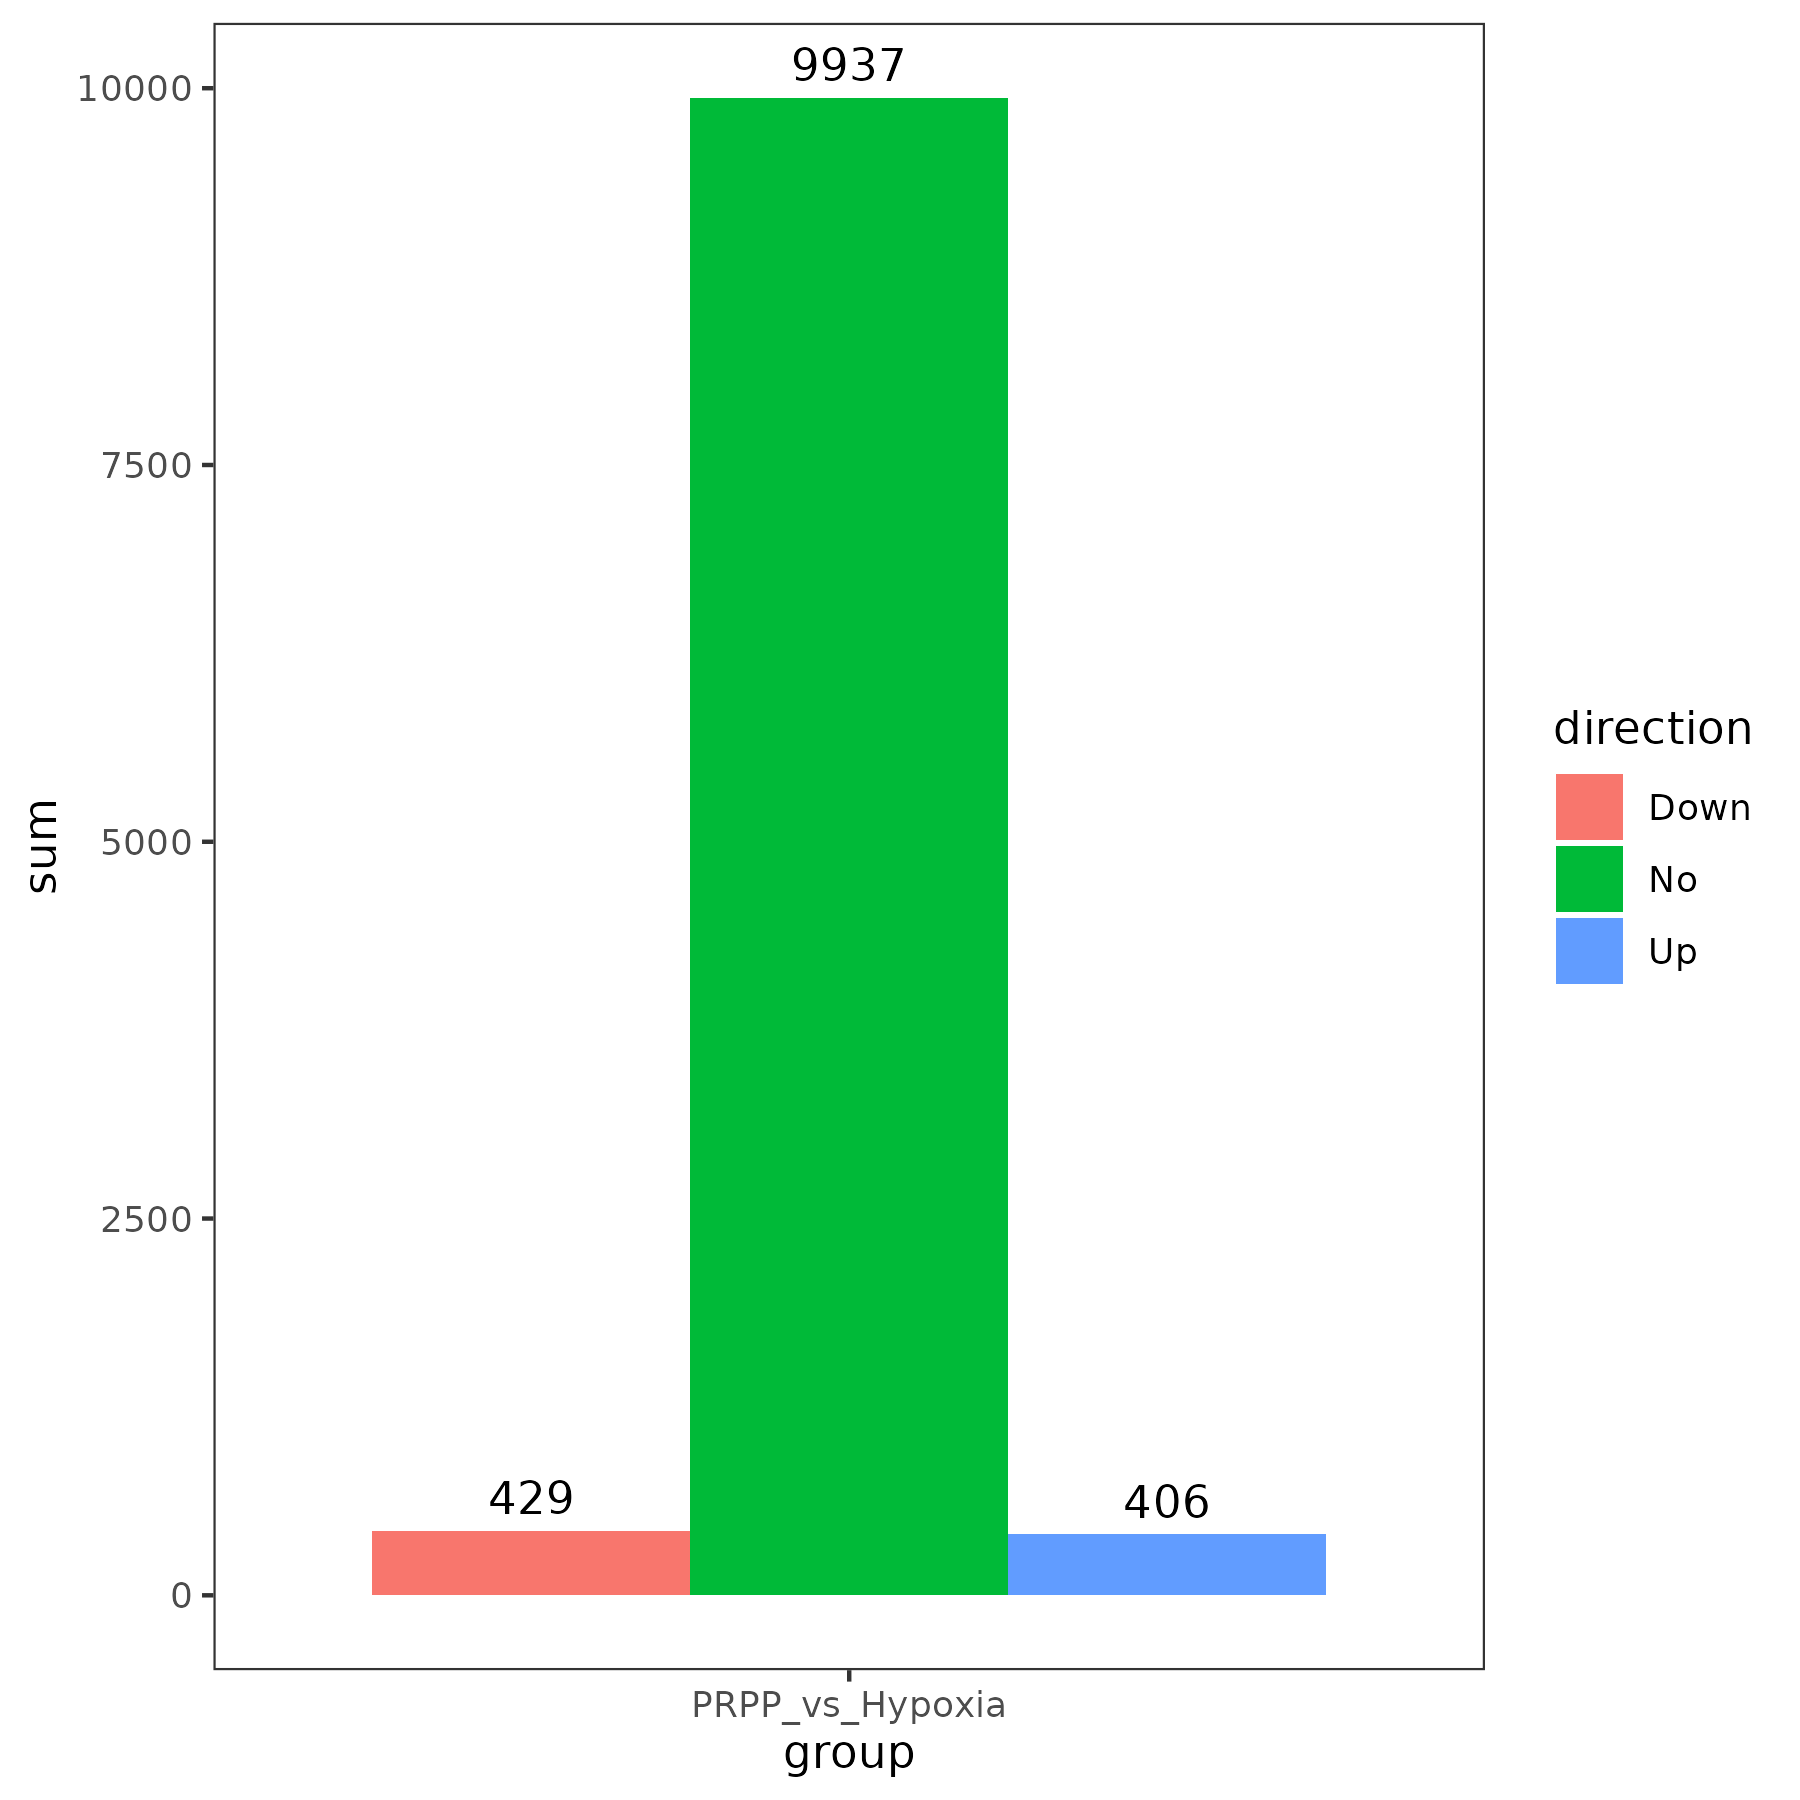

Write R code to recreate this figure.
library(ggplot2)
args<-commandArgs(T)
stats=args[1]
outdir=args[2]

df2 <- read.table(stats,header=T,sep='\t')
p <- ggplot(df2,aes(x=group, y=sum,fill=direction))+
     geom_bar(stat = 'identity',position="dodge")+
     theme_bw()+theme(panel.grid=element_blank())+
     geom_text(aes(label = sum), position = position_dodge(width = 0.9), vjust = -0.5)

png=paste0(outdir,"/diffExprGene_stats.png")
pdf=paste0(outdir,"/diffExprGene_stats.pdf")
ggsave(file=png,p, width=6, height=6, units="in")
ggsave(file=pdf,p, width=6, height=6, units="in")
